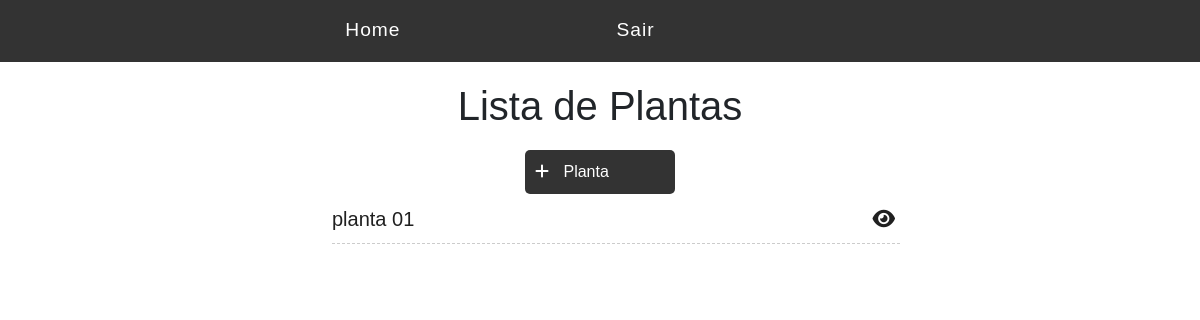
Page / (signed in) on the earlier database version.
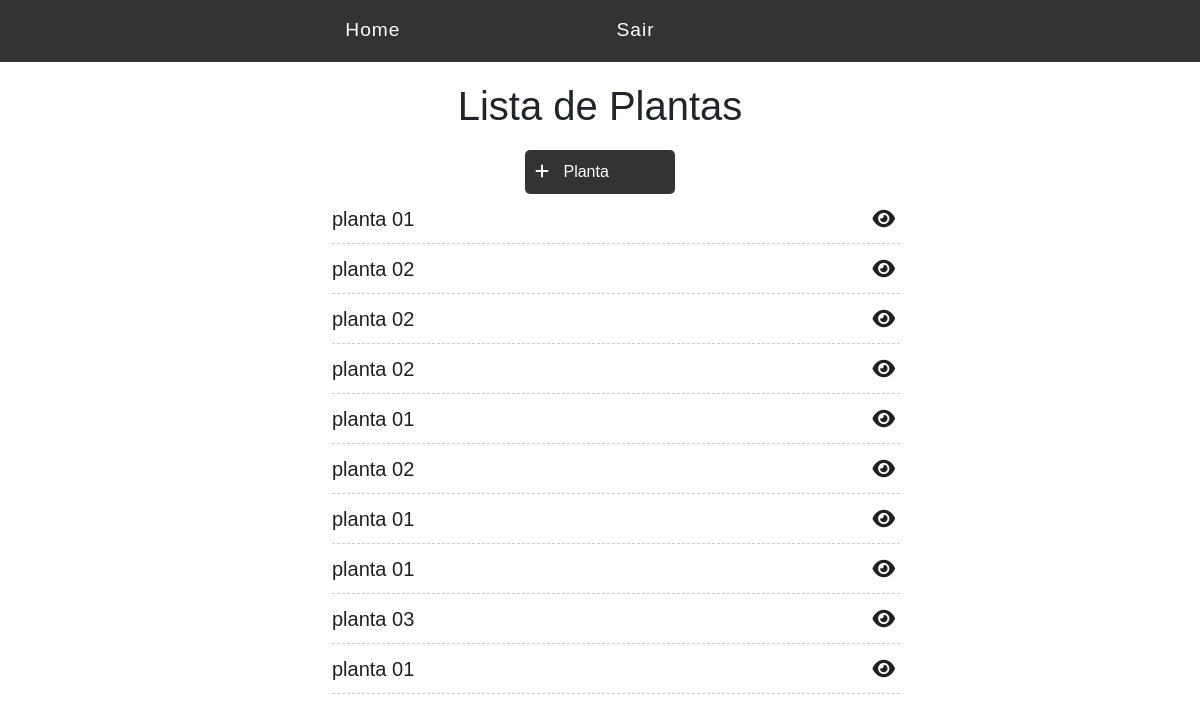
Same page on the later database version.
### trees/models.py (models this page shows, shortened)
class Plant(models.Model):
    age = models.IntegerField()
    planted_at = models.DateTimeField(auto_now_add=True)
    user = models.ForeignKey(User, on_delete=models.CASCADE,  null=True, blank=True)
    tree = models.ForeignKey(Tree, on_delete=models.CASCADE)
    location = models.ForeignKey(Location, on_delete=models.CASCADE , null=True)
    account = models.ForeignKey(Account, on_delete=models.CASCADE)
    def __str__(self):
        return self.tree.name

class Tree(models.Model):
    name = models.CharField(max_length=100)
    scientific_name = models.CharField(max_length=100)

### trees/views.py (the view)
# urls.py: path('', Plant_list, name='plant-list'),
@login_required
def Plant_list(request):
    planted_tree_list = Plant.objects.filter(user=request.user)
    return render(request, 'plant/list.html', {'tree': planted_tree_list})

### templates/plant/list.html (shortened to what this page needs)
{% extends 'base.html' %}
{% block content %}
<div class="offset-1 col-10 list-div container-lista">
    <h1>Lista de Plantas</h1>
    <a id="add-link" class="btn-add" href="create/">
        <div class="col-2 add-div">
            <i class="fas fa-plus"></i> Planta
        </div>
    </a>
    <ul class="taks-list">
        {% for tree in tree %}
        <li class="task-item">
            <span><a href="plant/{{tree.id}}">{{tree}}</a></span>
            <a href="plant/{{tree.id}}"><span><i class="fa-solid fa-eye"></i></span></a>
        </li>
        {% endfor %}
    </ul>
</div>
{% endblock %}

### templates/base.html (shortened to what this page needs)
{% load static %}
<!DOCTYPE html>
<html lang="en">
<head>
  <link href="https://cdn.jsdelivr.net/npm/bootstrap@5.2.3/dist/css/bootstrap.min.css" rel="stylesheet"
>
  <link rel="stylesheet" href="https://cdnjs.cloudflare.com/ajax/libs/font-awesome/6.2.1/css/all.min.css"
 />
  <link rel="stylesheet" href="{% static 'css/style.css' %}">
</head>
<body>
  <nav class="navbar navbar-expand-lg ">
    <div class="container-fluid">
      <div class="collapse navbar-collapse" id="navbarSupportedContent">
        <ul class="navbar-nav me-auto mb-2 mb-lg-0">
          {% if user.is_authenticated %}
          <li class="nav-item">
            <a class="nav-link " aria-current="page" href="/">Home</a>
          </li>
          {% else %}
          <li class="nav-item ">
            <a class="nav-link " aria-current="page" href="/accounts/login"></a>
          </li>
          {% endif %}
          {% if user.is_authenticated %}
          <li class="nav-item">
            <a class="nav-link " aria-current="page" href="/accounts/logout">Sair</a>
          </li>
          {% endif %}
        </ul>
      </div>
    </div>
  </nav>
  {% block content %}
  {% endblock %}
</body>
</html>

### static/css/style.css (style rules this page uses)
* { font-family: sans-serif; }
.container-fluid { padding: 0; }
.navbar { background-color: #333; border-bottom: 1px solid #333; margin-bottom: 20px; }
.navbar-nav { margin: auto; }
.navbar-nav a.nav-link { letter-spacing: 1px; }
.nav-link { color: #fff; font-size: 1.2rem; margin-right: 200px; }
.add-div { background-color: #333; width: 150px; cursor: pointer; color: #fff; padding: 10px; border-radius: 5px; margin: 0 auto; }
.fas.fa-plus { margin-right: 10px; }
#add-link { text-decoration: none; }
.list-div { padding: 0; }
.task-item { list-style: none; font-size: 20px; height: 50px; padding-top: 10px; border-bottom: 1px dashed #ccc; }
a { color: #202020; text-decoration: none; }
.fa-eye { cursor:pointer; margin: 5px; font-size: 20px; float: right; }
.btn-add, .btn-edit { margin: 20px 0px; }
.container-voto, .container-pergunta, .container-lista { width: 600px; margin: 0 auto; }
h6,h4,h3, h1 { text-align: center; }
h1 { margin-bottom: 20px; }

Differences in the rows shown:
added Plant: tree.name "planta 02"
added Plant: tree.name "planta 02"
added Plant: tree.name "planta 02"
added Plant: tree.name "planta 01"
added Plant: tree.name "planta 02"
added Plant: tree.name "planta 01"
added Plant: tree.name "planta 01"
added Plant: tree.name "planta 03"
added Plant: tree.name "planta 01"
